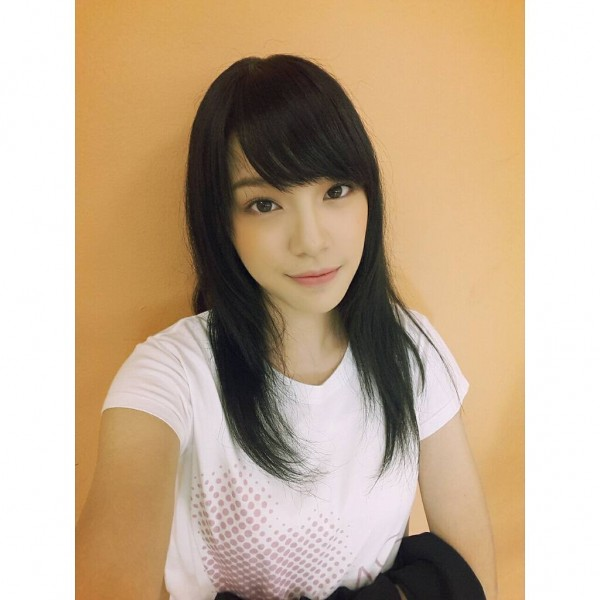
#> input picture 02-machine-learning-with-python/04-machine-learning-model-deployment/cv-odds/cherprang087.jpg, 600 x 600 px
$ jupyter execute opencv.ipynb   (shell and % lines are left out)
#> lines starting #> are read from the running program, lines starting #| are printed output that depends on the picture; after the words box and inside, x2 and y2 are one past the last pixel; in counts of white or black regions, pixels touching at a corner belong together
[cell 1]
import cv2

[cell 2]
image = cv2.imread('cherprang087.jpg')
#> image is the input picture: shape (600, 600, 3); mean B, G, R 148.7, 174, 196.1

[cell 3]
image.shape
#> Out = (600, 600, 3)

[cell 4]
#cv2.imshow('Image', image)
#cv2.waitKey(0)

[cell 5]
import matplotlib.pyplot as plt

[cell 6]
rgb_image = cv2.cvtColor(image, cv2.COLOR_BGR2RGB)

[cell 7]
plt.figure(figsize=(5, 5))
plt.imshow(rgb_image)

[cell 8]
rgb_image[100, 200]
#> Out = [193, 154, 99]

[cell 9]
roi = rgb_image[50:350, 150:450]
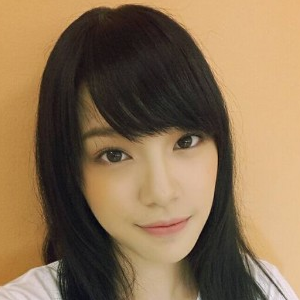
#> roi: shape (300, 300, 3); mean R, G, B 138.7, 113.2, 83.1
plt.figure(figsize=(3, 3))
plt.imshow(roi)

[cell 10]
new_image = rgb_image.copy()
cv2.rectangle(new_image, (150, 50), (450, 350), (255, 0, 0), 5)
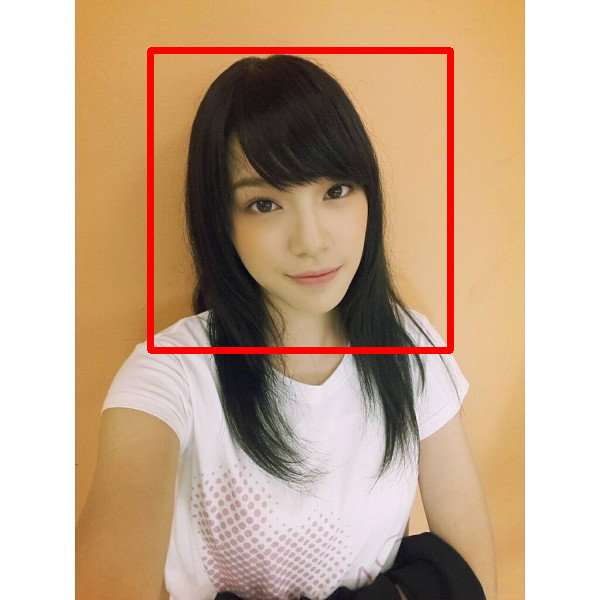
#> new_image: shape (600, 600, 3); mean R, G, B 197.5, 170.3, 146
plt.figure(figsize=(3, 3))
plt.imshow(new_image)

[cell 11]
image_with_text = new_image.copy()
cv2.putText(
    image_with_text,
    'Hello',
    (200, 400),
    cv2.FONT_HERSHEY_COMPLEX,
    3,
    (0, 255, 0),
    5
)
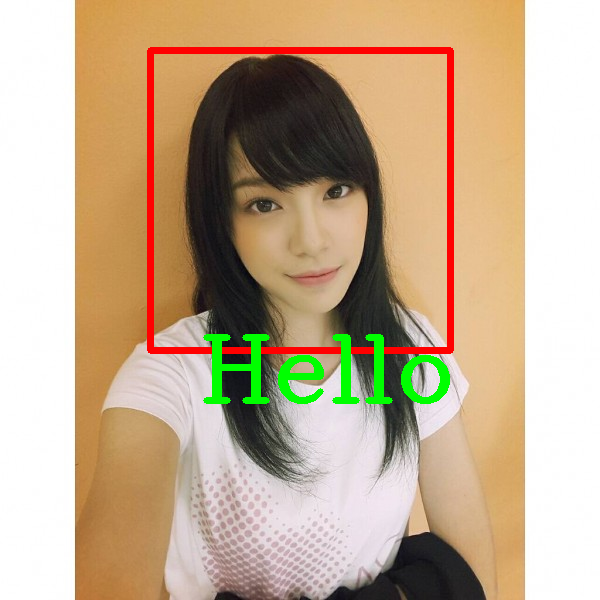
#> image_with_text: shape (600, 600, 3); 1.67% of pixels changed, all inside (x1, y1, x2, y2) = (203, 334, 450, 404)
plt.figure(figsize=(3, 3))
plt.imshow(image_with_text)
